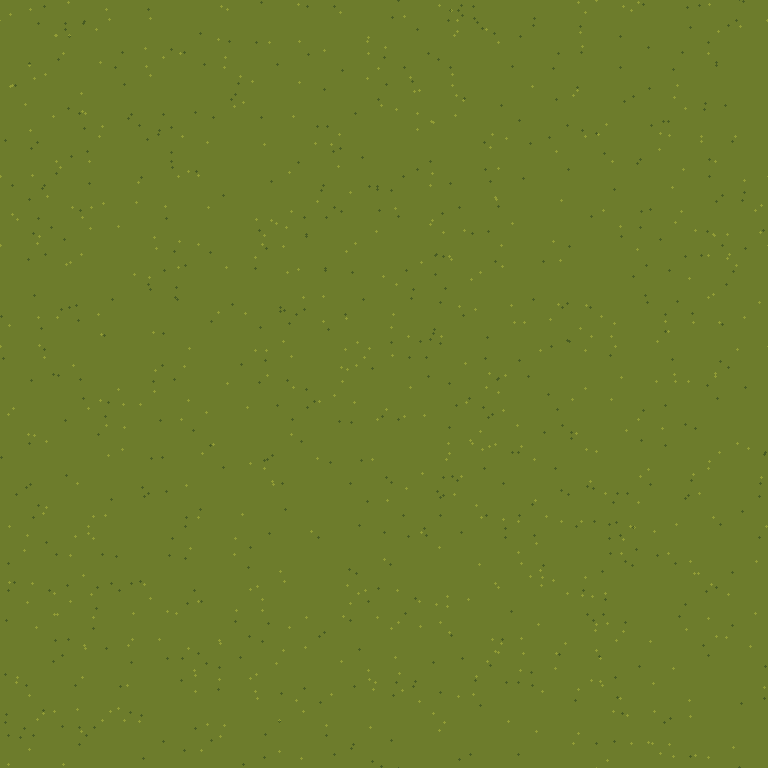
Frame 1 (no input)
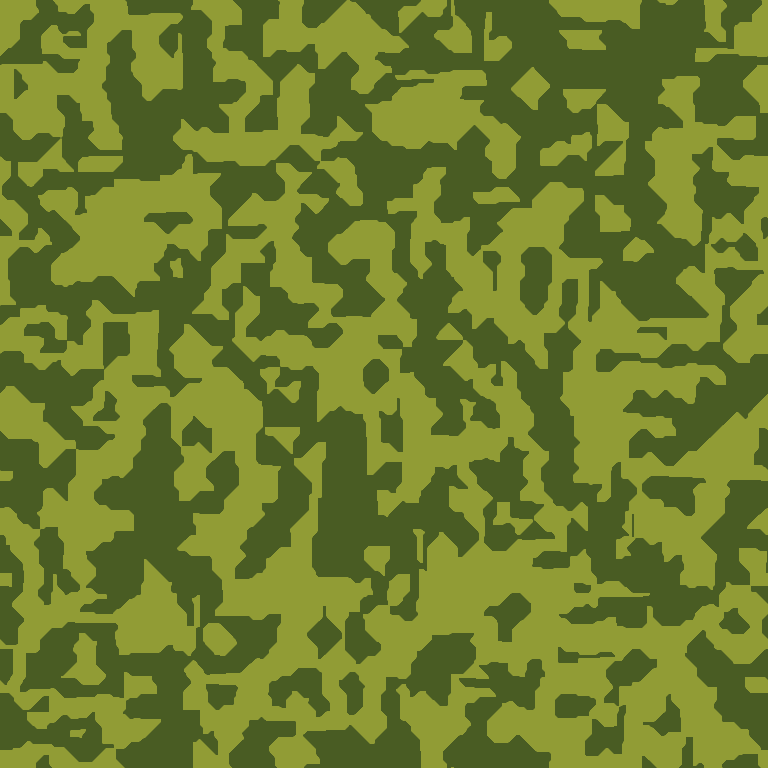
Frame 60 (the mouse pressed at the canvas centre just before this capture)
Frame 120 (the mouse held since frame 60 and released just before this capture): identical to frame 60, image omitted

The Processing sketch that drew these frames (run headless with seeded random() and noise(); from frame 60 on, the mouse is pressed at the canvas centre):

// Processing sketch: IsingMethod
// ── IsingMethod.pde
PGraphics image;
color cPve = color(145, 156, 53);
color cNve = color(73, 92, 35);
color cZero = color((145+73)/2, (156+92)/2, (53+35)/2);


void setup() {
  size(768,768);

  image = createGraphics(width, height);

  //seed field

  image.beginDraw();
  image.background(cZero);

  //Random seeding
  //*/
  //int nSeedCount = (width*height)/int(pow(2,5)); //fine grain
  //int nSeedCount = (width*height)/int(pow(2,7)); //medium grain
  int nSeedCount = (width*height)/int(pow(2,9)); //coarse grain
  for (int i=0; i<nSeedCount; i++) {
    int x = int(random(width));
    int y = int(random(height));
    if(image.get(x,y)!=cZero)
      i--;
    else
      image.set(x, y, (random(1)>.5)?cPve:cNve);
  }
  //*/
  
  image.endDraw();
  image(image, 0, 0);
}

void draw() {
  PGraphics temp = createGraphics(width, height);
  temp.beginDraw();
  for (int i=0; i<width; i++) {
    for (int j=0; j<height; j++) {
      int v = calculatePolarity(i,j);
      temp.set(i,j,(v>0)?cPve:(v<0)?cNve:cZero);
    }
  }
  temp.endDraw();
  
  image.beginDraw();
  image.image(temp,0,0);
  image.endDraw();
  
  image(image,0,0);
}

int calculatePolarity(int x, int y) {
  int i = 0;
  int xe = (x+1)==width?0:x+1;
  int yn = (y-1)<0?height-1:y-1;
  int xw = (x-1)<0?width-1:x-1;
  int ys = (y+1)==height?0:y+1;
  
  i += (image.get(x,y)==cPve)?1:(image.get(x,y)==cNve)?-1:0;
  i += (image.get(x,yn)==cPve)?1:(image.get(x,yn)==cNve)?-1:0;
  i += (image.get(xe,y)==cPve)?1:(image.get(xe,y)==cNve)?-1:0;
  i += (image.get(x,ys)==cPve)?1:(image.get(x,ys)==cNve)?-1:0;
  i += (image.get(xw,y)==cPve)?1:(image.get(xw,y)==cNve)?-1:0;
  
  return i;
}
